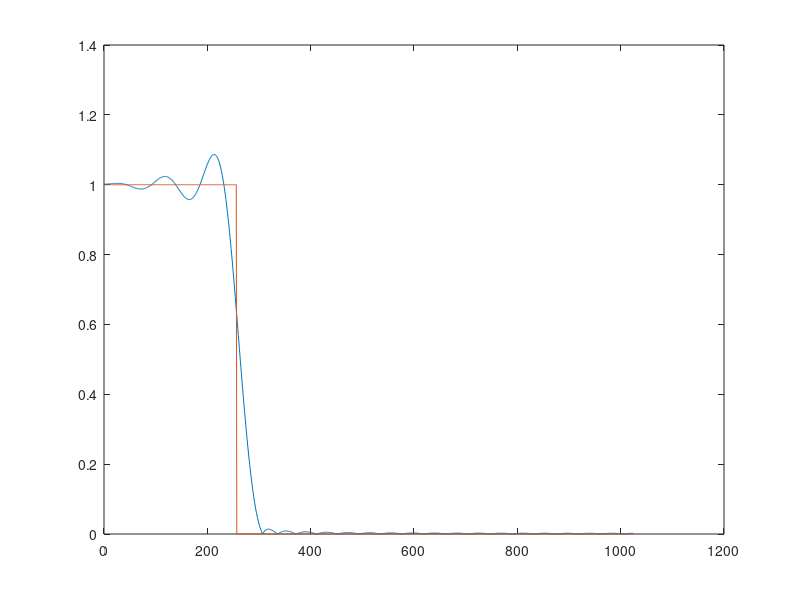

The MATLAB script that drew this image:
clear all; clc; close all

N=24;   %fixed
L=1024; %fixed
dw = pi/(L-1);
wp = 0.25;  %fixed
ws = 0.29;

pe = ceil(wp*L);
se = ceil(ws*L);

d = [ones(pe, 1); zeros(L-pe, 1)];
Q = [ones(L, 1) cos((0:L-1)'*(1:(N-1))*dw)];

pm = 0.1;
sm = 1.0;
w = [pm*ones(pe, 1); zeros(se - pe, 1); sm*ones(L - se, 1)];
W = diag(w);

a = (Q'*W^2*Q)\(Q'*W^2*d);

coef = [flipud(a(2:end))/2; a(1); a(2:end)/2];

H = fft(coef, 2*L);
figure(1); plot(1:length(H(1:L)), abs(H(1:L)), 1:length(H(1:L)), d)
pause;
saveas(figure(1), strcat('img_report_lp',"_", num2str(ws),"_",num2str(pm), "_", num2str(sm),'.png'))